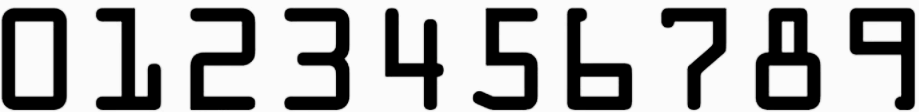
#> input picture opencv代码配套图像/card math temple.png, 919 x 112 px, found by its file name
$ python test.py
#> lines starting #> are read from the running program, lines starting #| are printed output that depends on the picture; after the words box and inside, x2 and y2 are one past the last pixel; in counts of white or black regions, pixels touching at a corner belong together
import cv2
import numpy as np

# 读取图像
image = cv2.imread('card math temple.png')
#> image is the input picture: shape (112, 919, 3); mean B, G, R 176.7, 176.7, 176.7

# 转换为灰度图像
gray = cv2.cvtColor(image, cv2.COLOR_BGR2GRAY)

# 二值化处理
ret, thresh = cv2.threshold(gray, 127, 255, cv2.THRESH_BINARY)
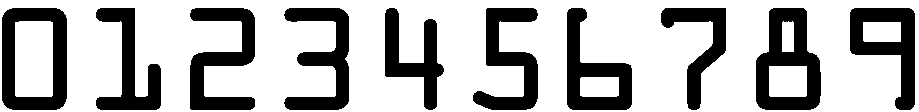
#> thresh: shape (112, 919); 70.4% white; 10 black regions, largest, box (x1, y1, x2, y2) and area: (756, 8, 821, 110) 3736, (2, 8, 67, 110) 3602, (190, 8, 255, 110) 3290

# 查找轮廓
contours, hierarchy = cv2.findContours(thresh, cv2.RETR_EXTERNAL, cv2.CHAIN_APPROX_SIMPLE)
#> contours = [[[0, 0], [0, 111], [918, 111], [918, 0]]]

# 选择前两个轮廓
selected_contours = contours[:2]
#> selected_contours = [[[0, 0], [0, 111], [918, 111], [918, 0]]]

# 绘制选择的轮廓
cv2.drawContours(image, selected_contours, -1, (0, 255, 0), 3)
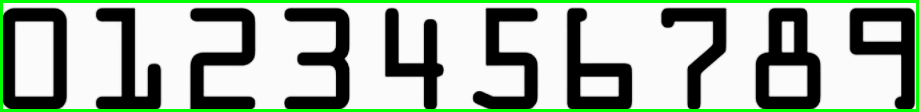
#> image: shape (112, 919, 3); 5.98% of pixels changed, all inside (x1, y1, x2, y2) = (0, 0, 919, 112)

# 显示结果
cv2.imshow('Selected Contours', image)
cv2.waitKey(0)
cv2.destroyAllWindows()

$ run again, with opencv代码配套图像/11.png copied over opencv代码配套图像/card math temple.png
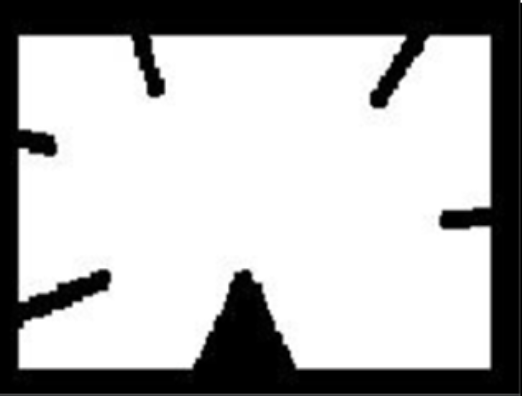
#> input picture opencv代码配套图像/11.png, 522 x 396 px, found by its file name
#> image is the input picture: shape (396, 522, 3); mean B, G, R 179.9, 179.9, 179.9
#> `ret, thresh = cv2.threshold(gray, 127, 255, cv2.THRESH_BINARY)`:
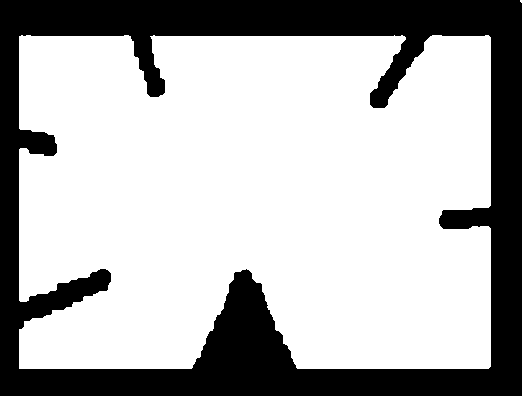
#> thresh: shape (396, 522); 70.2% white; 1 black region
#> contours = 2 contours, 1 with area under 20; largest, box (x1, y1, x2, y2) and area: (19, 35, 491, 369) 143960
#> selected_contours has the same summary as contours
#> `cv2.drawContours(image, selected_contours, -1, (0, 255, 0), 3)`:
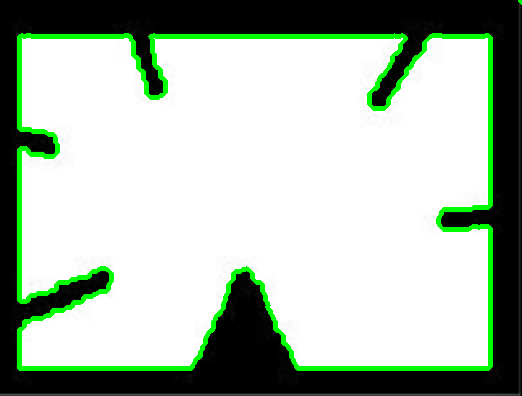
#> image: shape (396, 522, 3); 5.63% of pixels changed, all inside (x1, y1, x2, y2) = (17, 0, 522, 371)

$ run again, with opencv代码配套图像/3.png copied over opencv代码配套图像/card math temple.png
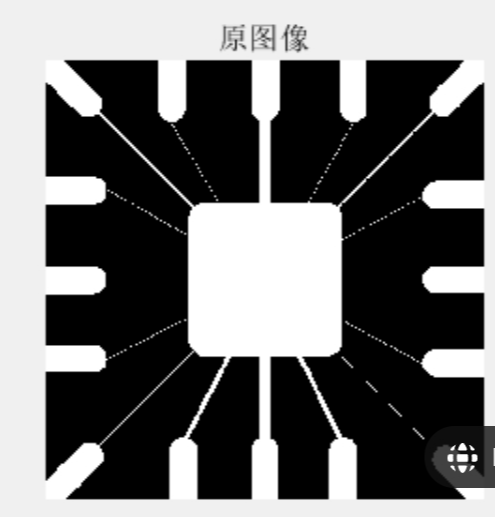
#> input picture opencv代码配套图像/3.png, 495 x 517 px, found by its file name
#> image is the input picture: shape (517, 495, 3); min 0, max 255, mean 111.4
#> `ret, thresh = cv2.threshold(gray, 127, 255, cv2.THRESH_BINARY)`:
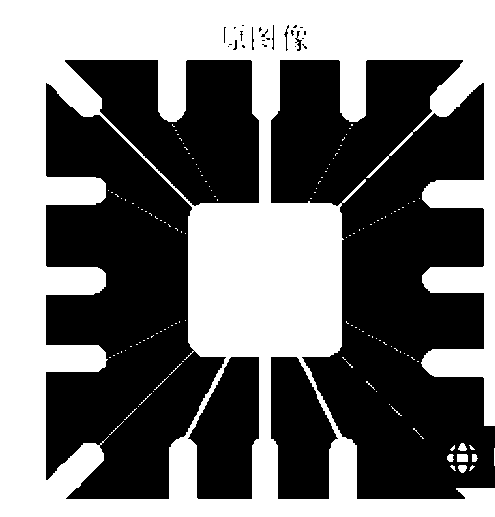
#> thresh: shape (517, 495); 45% white; 130 white regions (123 under 20 px)
#> contours = 69 contours, 63 with area under 20; largest, box (x1, y1, x2, y2) and area: (0, 0, 495, 517) 189207, (457, 454, 468, 462) 70, (458, 465, 467, 473) 44, (458, 443, 467, 451) 39, (447, 454, 454, 462) 33, (472, 454, 478, 462) 28
#> selected_contours = 2 contours, 1 with area under 20; largest, box (x1, y1, x2, y2) and area: (458, 465, 467, 473) 44
#> `cv2.drawContours(image, selected_contours, -1, (0, 255, 0), 3)`:
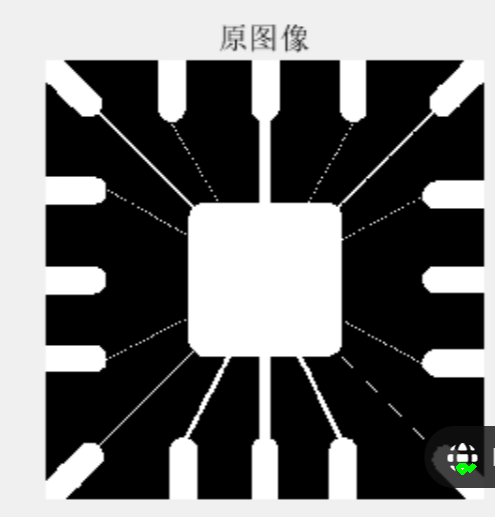
#> image: shape (517, 495, 3); 0.06% of pixels changed, all inside (x1, y1, x2, y2) = (456, 463, 477, 475)
